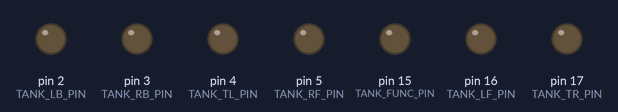
Recording of a sketch running on a simulated Arduino Uno, built with avr-gcc and run on an emulated ATmega328P. Shown: output pins drawn as LEDs (lit = HIGH). Pins used as bus, display or sensor lines are not drawn.

Above: at 0.1 s.
At 2.1 s:
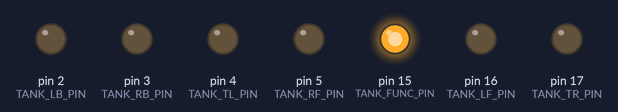
At 12.1 s:
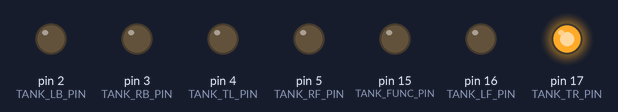
At 15.2 s:
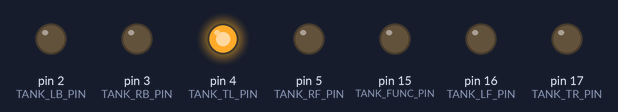
At 19.0 s:
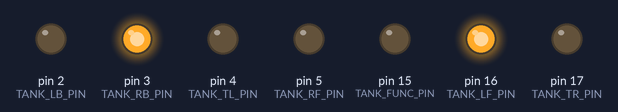
At 20.3 s:
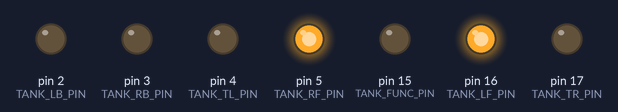
Timing chart, 0 to 26.7 s (numbered marks = the images above):
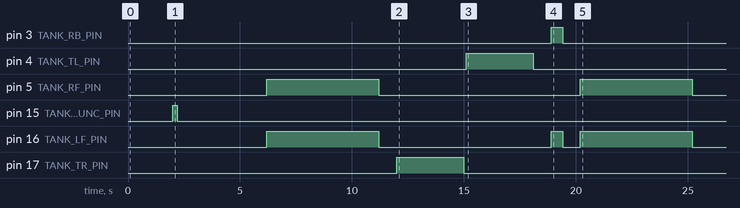

The sketch:

Tank_Test.ino
```cpp
#include <Servo.h>

//Tank Test Program
//This program is designed to test the pairing and piloting functionality of the Tank and Mars Lander.
//The program will delay for 2 seconds, pair with the tank, pause a second, drive the tank forward for FORWARD_TIME milliseconds
//and then stop the tank, turn the turrent to the left for TURRENT_TIME milliseconds, and the then the turrent right for TURRENT_TIME milliseconds.
//The tank will then be piloted to spin right for SPIN_TIME milliseconds, and then drive forward for FORWARD_TIME milliseconds.

//If you would like to also test the servo release of the tank (locking and releasing the tank), set the next value to true:
#define RELEASE_TEST false

#define FORWARD_TIME 5000
#define SPIN_TIME 500
#define TURRENT_TIME 3000

//The tank pins are provided below:
#define TANK_LF_PIN 16
#define TANK_RF_PIN 5
#define TANK_LB_PIN 2
#define TANK_RB_PIN 3
#define TANK_TL_PIN 4
#define TANK_TR_PIN 17
#define TANK_POWER_PIN 14
#define TANK_FUNC_PIN 15

#if RELEASE_TEST
//This is the pin number that the tank release servo is attached to
#define TANK_SERVO_PIN 9

//This is the degree that the tank release servo is set to in order to release the tank
#define TANK_RELEASE_DEGREES 10

//This is the degree that the tank release servo is set to in order to lock the tank in place
#define TANK_LOCKED_DEGREES 100

Servo tank_servo;

void release_tank() {
  tank_servo.write(TANK_RELEASE_DEGREES);
  delay(250);
}

void lock_tank() {
  tank_servo.write(TANK_LOCKED_DEGREES);
  delay(250);
}
#endif

void forward(int mil) {
  digitalWrite(TANK_LF_PIN, HIGH);
  digitalWrite(TANK_RF_PIN, HIGH);
  delay(mil);
  digitalWrite(TANK_LF_PIN, LOW);
  digitalWrite(TANK_RF_PIN, LOW);
  delay(300);
}

void backward(int mil) {
  digitalWrite(TANK_LB_PIN, HIGH);
  digitalWrite(TANK_RB_PIN, HIGH);
  delay(mil);
  digitalWrite(TANK_LB_PIN, LOW);
  digitalWrite(TANK_RB_PIN, LOW);
  delay(300);
}

void spin_right(int mil) {
  digitalWrite(TANK_LF_PIN, HIGH);
  digitalWrite(TANK_RB_PIN, HIGH);
  delay(mil);
  digitalWrite(TANK_LF_PIN, LOW);
  digitalWrite(TANK_RB_PIN, LOW);
  delay(300);
}

void spin_left(int mil) {
  digitalWrite(TANK_LB_PIN, HIGH);
  digitalWrite(TANK_RF_PIN, HIGH);
  delay(mil);
  digitalWrite(TANK_LB_PIN, LOW);
  digitalWrite(TANK_RF_PIN, LOW);
  delay(300);
}

void drop_marker() { //Turn the turrent right and then back to its position
  digitalWrite(TANK_TR_PIN, HIGH);
  delay(TURRENT_TIME);
  digitalWrite(TANK_TR_PIN, LOW);
  delay(100);
  digitalWrite(TANK_TL_PIN, HIGH);
  delay(TURRENT_TIME);
  digitalWrite(TANK_TL_PIN, LOW);
  delay(300);
}

void pair_tank() { // Based upon Micheals code that works
  digitalWrite(TANK_FUNC_PIN, HIGH);
  delay(100);
  digitalWrite(TANK_POWER_PIN, HIGH);
  delay(100);
  digitalWrite(TANK_POWER_PIN, LOW);
  digitalWrite(TANK_FUNC_PIN, LOW);
  delay(3000);
}

void init_pins() {
  //Set all of our pins to outputs
  pinMode(TANK_LF_PIN, OUTPUT);
  pinMode(TANK_RF_PIN, OUTPUT);
  pinMode(TANK_LB_PIN, OUTPUT);
  pinMode(TANK_RB_PIN, OUTPUT);
  pinMode(TANK_TL_PIN, OUTPUT);
  pinMode(TANK_TR_PIN, OUTPUT);
  pinMode(TANK_POWER_PIN, OUTPUT);
  pinMode(TANK_FUNC_PIN, OUTPUT);

  //Set everything to LOW
  digitalWrite(TANK_LF_PIN, LOW);
  digitalWrite(TANK_RF_PIN, LOW);
  digitalWrite(TANK_LB_PIN, LOW);
  digitalWrite(TANK_RB_PIN, LOW);
  digitalWrite(TANK_TL_PIN, LOW);
  digitalWrite(TANK_TR_PIN, LOW);
  digitalWrite(TANK_FUNC_PIN, LOW);
  digitalWrite(TANK_POWER_PIN, LOW);
  #if RELEASE_TEST // If we are testing the tank servo locking and releasing, initialize the servo motor.
    tank_servo.attach(TANK_SERVO_PIN);
  #endif
}

void setup() {
  init_pins(); // Set up all of the pins and possibly servo if it is enabled
  #if RELEASE_TEST  // Lock and release the tank if this feature is enabled
    lock_tank();
    delay(2000);
    release_tank();
    delay(500);
  #else
    delay(2000);
  #endif
  pair_tank(); // Pair with the tank
  delay(1000);
  forward(FORWARD_TIME); // Move forward
  delay(500);
  drop_marker(); // Spin the turrent to drop the marker
  delay(500);
  spin_right(SPIN_TIME); // Spin right
  delay(500);
  forward(FORWARD_TIME); // Move forward
  delay(500); // Finished
}

void loop() {
  //Do nothing.
}
```
